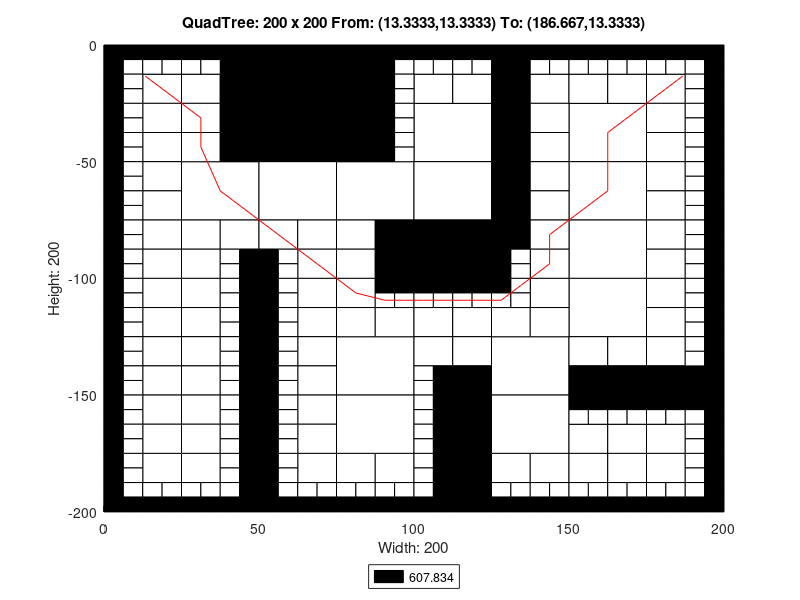

Write MATLAB code to recreate this figure.
axis([0 200 -200 0]);
title('QuadTree: 200 x 200 From: (13.3333,13.3333) To: (186.667,13.3333)');
xlabel('Width: 200');
ylabel('Height: 200');
rectangle('Position',[50 -25 25 25], 'FaceColor',[0 0 0]);
rectangle('Position',[50 -50 25 25], 'FaceColor',[0 0 0]);
rectangle('Position',[25 -75 25 25], 'FaceColor',[1 1 1]);
rectangle('Position',[50 -75 25 25], 'FaceColor',[1 1 1]);
rectangle('Position',[75 -75 25 25], 'FaceColor',[1 1 1]);
rectangle('Position',[100 -50 25 25], 'FaceColor',[1 1 1]);
rectangle('Position',[150 -50 25 25], 'FaceColor',[1 1 1]);
rectangle('Position',[100 -75 25 25], 'FaceColor',[1 1 1]);
rectangle('Position',[100 -100 25 25], 'FaceColor',[0 0 0]);
rectangle('Position',[150 -75 25 25], 'FaceColor',[1 1 1]);
rectangle('Position',[150 -100 25 25], 'FaceColor',[1 1 1]);
rectangle('Position',[75 -150 25 25], 'FaceColor',[1 1 1]);
rectangle('Position',[75 -175 25 25], 'FaceColor',[1 1 1]);
rectangle('Position',[125 -150 25 25], 'FaceColor',[1 1 1]);
rectangle('Position',[150 -125 25 25], 'FaceColor',[1 1 1]);
rectangle('Position',[125 -175 25 25], 'FaceColor',[1 1 1]);
rectangle('Position',[12.5 -25 12.5 12.5], 'FaceColor',[1 1 1]);
rectangle('Position',[37.5 -12.5 12.5 12.5], 'FaceColor',[0 0 0]);
rectangle('Position',[25 -25 12.5 12.5], 'FaceColor',[1 1 1]);
rectangle('Position',[37.5 -25 12.5 12.5], 'FaceColor',[0 0 0]);
rectangle('Position',[12.5 -37.5 12.5 12.5], 'FaceColor',[1 1 1]);
rectangle('Position',[12.5 -50 12.5 12.5], 'FaceColor',[1 1 1]);
rectangle('Position',[25 -37.5 12.5 12.5], 'FaceColor',[1 1 1]);
rectangle('Position',[37.5 -37.5 12.5 12.5], 'FaceColor',[0 0 0]);
rectangle('Position',[25 -50 12.5 12.5], 'FaceColor',[1 1 1]);
rectangle('Position',[37.5 -50 12.5 12.5], 'FaceColor',[0 0 0]);
rectangle('Position',[75 -12.5 12.5 12.5], 'FaceColor',[0 0 0]);
rectangle('Position',[75 -25 12.5 12.5], 'FaceColor',[0 0 0]);
rectangle('Position',[75 -37.5 12.5 12.5], 'FaceColor',[0 0 0]);
rectangle('Position',[75 -50 12.5 12.5], 'FaceColor',[0 0 0]);
rectangle('Position',[12.5 -62.5 12.5 12.5], 'FaceColor',[1 1 1]);
rectangle('Position',[12.5 -75 12.5 12.5], 'FaceColor',[1 1 1]);
rectangle('Position',[12.5 -87.5 12.5 12.5], 'FaceColor',[1 1 1]);
rectangle('Position',[12.5 -100 12.5 12.5], 'FaceColor',[1 1 1]);
rectangle('Position',[25 -87.5 12.5 12.5], 'FaceColor',[1 1 1]);
rectangle('Position',[37.5 -87.5 12.5 12.5], 'FaceColor',[1 1 1]);
rectangle('Position',[25 -100 12.5 12.5], 'FaceColor',[1 1 1]);
rectangle('Position',[50 -87.5 12.5 12.5], 'FaceColor',[1 1 1]);
rectangle('Position',[62.5 -87.5 12.5 12.5], 'FaceColor',[1 1 1]);
rectangle('Position',[62.5 -100 12.5 12.5], 'FaceColor',[1 1 1]);
rectangle('Position',[75 -87.5 12.5 12.5], 'FaceColor',[1 1 1]);
rectangle('Position',[87.5 -87.5 12.5 12.5], 'FaceColor',[0 0 0]);
rectangle('Position',[75 -100 12.5 12.5], 'FaceColor',[1 1 1]);
rectangle('Position',[87.5 -100 12.5 12.5], 'FaceColor',[0 0 0]);
rectangle('Position',[100 -25 12.5 12.5], 'FaceColor',[1 1 1]);
rectangle('Position',[112.5 -25 12.5 12.5], 'FaceColor',[1 1 1]);
rectangle('Position',[125 -12.5 12.5 12.5], 'FaceColor',[0 0 0]);
rectangle('Position',[125 -25 12.5 12.5], 'FaceColor',[0 0 0]);
rectangle('Position',[137.5 -25 12.5 12.5], 'FaceColor',[1 1 1]);
rectangle('Position',[125 -37.5 12.5 12.5], 'FaceColor',[0 0 0]);
rectangle('Position',[137.5 -37.5 12.5 12.5], 'FaceColor',[1 1 1]);
rectangle('Position',[125 -50 12.5 12.5], 'FaceColor',[0 0 0]);
rectangle('Position',[137.5 -50 12.5 12.5], 'FaceColor',[1 1 1]);
rectangle('Position',[150 -25 12.5 12.5], 'FaceColor',[1 1 1]);
rectangle('Position',[162.5 -25 12.5 12.5], 'FaceColor',[1 1 1]);
rectangle('Position',[175 -25 12.5 12.5], 'FaceColor',[1 1 1]);
rectangle('Position',[175 -37.5 12.5 12.5], 'FaceColor',[1 1 1]);
rectangle('Position',[175 -50 12.5 12.5], 'FaceColor',[1 1 1]);
rectangle('Position',[125 -62.5 12.5 12.5], 'FaceColor',[0 0 0]);
rectangle('Position',[137.5 -62.5 12.5 12.5], 'FaceColor',[1 1 1]);
rectangle('Position',[125 -75 12.5 12.5], 'FaceColor',[0 0 0]);
rectangle('Position',[137.5 -75 12.5 12.5], 'FaceColor',[1 1 1]);
rectangle('Position',[125 -87.5 12.5 12.5], 'FaceColor',[0 0 0]);
rectangle('Position',[137.5 -87.5 12.5 12.5], 'FaceColor',[1 1 1]);
rectangle('Position',[137.5 -100 12.5 12.5], 'FaceColor',[1 1 1]);
rectangle('Position',[175 -62.5 12.5 12.5], 'FaceColor',[1 1 1]);
rectangle('Position',[175 -75 12.5 12.5], 'FaceColor',[1 1 1]);
rectangle('Position',[175 -87.5 12.5 12.5], 'FaceColor',[1 1 1]);
rectangle('Position',[175 -100 12.5 12.5], 'FaceColor',[1 1 1]);
rectangle('Position',[12.5 -112.5 12.5 12.5], 'FaceColor',[1 1 1]);
rectangle('Position',[12.5 -125 12.5 12.5], 'FaceColor',[1 1 1]);
rectangle('Position',[25 -112.5 12.5 12.5], 'FaceColor',[1 1 1]);
rectangle('Position',[25 -125 12.5 12.5], 'FaceColor',[1 1 1]);
rectangle('Position',[12.5 -137.5 12.5 12.5], 'FaceColor',[1 1 1]);
rectangle('Position',[12.5 -150 12.5 12.5], 'FaceColor',[1 1 1]);
rectangle('Position',[25 -137.5 12.5 12.5], 'FaceColor',[1 1 1]);
rectangle('Position',[25 -150 12.5 12.5], 'FaceColor',[1 1 1]);
rectangle('Position',[62.5 -112.5 12.5 12.5], 'FaceColor',[1 1 1]);
rectangle('Position',[62.5 -125 12.5 12.5], 'FaceColor',[1 1 1]);
rectangle('Position',[75 -112.5 12.5 12.5], 'FaceColor',[1 1 1]);
rectangle('Position',[75 -125 12.5 12.5], 'FaceColor',[1 1 1]);
rectangle('Position',[87.5 -125 12.5 12.5], 'FaceColor',[1 1 1]);
rectangle('Position',[62.5 -137.5 12.5 12.5], 'FaceColor',[1 1 1]);
rectangle('Position',[62.5 -150 12.5 12.5], 'FaceColor',[1 1 1]);
rectangle('Position',[12.5 -162.5 12.5 12.5], 'FaceColor',[1 1 1]);
rectangle('Position',[12.5 -175 12.5 12.5], 'FaceColor',[1 1 1]);
rectangle('Position',[25 -162.5 12.5 12.5], 'FaceColor',[1 1 1]);
rectangle('Position',[25 -175 12.5 12.5], 'FaceColor',[1 1 1]);
rectangle('Position',[12.5 -187.5 12.5 12.5], 'FaceColor',[1 1 1]);
rectangle('Position',[25 -187.5 12.5 12.5], 'FaceColor',[1 1 1]);
rectangle('Position',[62.5 -162.5 12.5 12.5], 'FaceColor',[1 1 1]);
rectangle('Position',[62.5 -175 12.5 12.5], 'FaceColor',[1 1 1]);
rectangle('Position',[62.5 -187.5 12.5 12.5], 'FaceColor',[1 1 1]);
rectangle('Position',[75 -187.5 12.5 12.5], 'FaceColor',[1 1 1]);
rectangle('Position',[87.5 -187.5 12.5 12.5], 'FaceColor',[1 1 1]);
rectangle('Position',[100 -125 12.5 12.5], 'FaceColor',[1 1 1]);
rectangle('Position',[112.5 -125 12.5 12.5], 'FaceColor',[1 1 1]);
rectangle('Position',[137.5 -112.5 12.5 12.5], 'FaceColor',[1 1 1]);
rectangle('Position',[125 -125 12.5 12.5], 'FaceColor',[1 1 1]);
rectangle('Position',[137.5 -125 12.5 12.5], 'FaceColor',[1 1 1]);
rectangle('Position',[100 -137.5 12.5 12.5], 'FaceColor',[1 1 1]);
rectangle('Position',[112.5 -137.5 12.5 12.5], 'FaceColor',[1 1 1]);
rectangle('Position',[112.5 -150 12.5 12.5], 'FaceColor',[0 0 0]);
rectangle('Position',[175 -112.5 12.5 12.5], 'FaceColor',[1 1 1]);
rectangle('Position',[175 -125 12.5 12.5], 'FaceColor',[1 1 1]);
rectangle('Position',[150 -137.5 12.5 12.5], 'FaceColor',[1 1 1]);
rectangle('Position',[162.5 -137.5 12.5 12.5], 'FaceColor',[1 1 1]);
rectangle('Position',[150 -150 12.5 12.5], 'FaceColor',[0 0 0]);
rectangle('Position',[162.5 -150 12.5 12.5], 'FaceColor',[0 0 0]);
rectangle('Position',[175 -137.5 12.5 12.5], 'FaceColor',[1 1 1]);
rectangle('Position',[175 -150 12.5 12.5], 'FaceColor',[0 0 0]);
rectangle('Position',[187.5 -150 12.5 12.5], 'FaceColor',[0 0 0]);
rectangle('Position',[112.5 -162.5 12.5 12.5], 'FaceColor',[0 0 0]);
rectangle('Position',[112.5 -175 12.5 12.5], 'FaceColor',[0 0 0]);
rectangle('Position',[112.5 -187.5 12.5 12.5], 'FaceColor',[0 0 0]);
rectangle('Position',[112.5 -200 12.5 12.5], 'FaceColor',[0 0 0]);
rectangle('Position',[125 -187.5 12.5 12.5], 'FaceColor',[1 1 1]);
rectangle('Position',[137.5 -187.5 12.5 12.5], 'FaceColor',[1 1 1]);
rectangle('Position',[150 -175 12.5 12.5], 'FaceColor',[1 1 1]);
rectangle('Position',[162.5 -175 12.5 12.5], 'FaceColor',[1 1 1]);
rectangle('Position',[175 -175 12.5 12.5], 'FaceColor',[1 1 1]);
rectangle('Position',[150 -187.5 12.5 12.5], 'FaceColor',[1 1 1]);
rectangle('Position',[162.5 -187.5 12.5 12.5], 'FaceColor',[1 1 1]);
rectangle('Position',[175 -187.5 12.5 12.5], 'FaceColor',[1 1 1]);
rectangle('Position',[0 -6.25 6.25 6.25], 'FaceColor',[0 0 0]);
rectangle('Position',[6.25 -6.25 6.25 6.25], 'FaceColor',[0 0 0]);
rectangle('Position',[0 -12.5 6.25 6.25], 'FaceColor',[0 0 0]);
rectangle('Position',[6.25 -12.5 6.25 6.25], 'FaceColor',[1 1 1]);
rectangle('Position',[12.5 -6.25 6.25 6.25], 'FaceColor',[0 0 0]);
rectangle('Position',[18.75 -6.25 6.25 6.25], 'FaceColor',[0 0 0]);
rectangle('Position',[12.5 -12.5 6.25 6.25], 'FaceColor',[1 1 1]);
rectangle('Position',[18.75 -12.5 6.25 6.25], 'FaceColor',[1 1 1]);
rectangle('Position',[0 -18.75 6.25 6.25], 'FaceColor',[0 0 0]);
rectangle('Position',[6.25 -18.75 6.25 6.25], 'FaceColor',[1 1 1]);
rectangle('Position',[0 -25 6.25 6.25], 'FaceColor',[0 0 0]);
rectangle('Position',[6.25 -25 6.25 6.25], 'FaceColor',[1 1 1]);
rectangle('Position',[25 -6.25 6.25 6.25], 'FaceColor',[0 0 0]);
rectangle('Position',[31.25 -6.25 6.25 6.25], 'FaceColor',[0 0 0]);
rectangle('Position',[25 -12.5 6.25 6.25], 'FaceColor',[1 1 1]);
rectangle('Position',[31.25 -12.5 6.25 6.25], 'FaceColor',[1 1 1]);
rectangle('Position',[0 -31.25 6.25 6.25], 'FaceColor',[0 0 0]);
rectangle('Position',[6.25 -31.25 6.25 6.25], 'FaceColor',[1 1 1]);
rectangle('Position',[0 -37.5 6.25 6.25], 'FaceColor',[0 0 0]);
rectangle('Position',[6.25 -37.5 6.25 6.25], 'FaceColor',[1 1 1]);
rectangle('Position',[0 -43.75 6.25 6.25], 'FaceColor',[0 0 0]);
rectangle('Position',[6.25 -43.75 6.25 6.25], 'FaceColor',[1 1 1]);
rectangle('Position',[0 -50 6.25 6.25], 'FaceColor',[0 0 0]);
rectangle('Position',[6.25 -50 6.25 6.25], 'FaceColor',[1 1 1]);
rectangle('Position',[87.5 -6.25 6.25 6.25], 'FaceColor',[0 0 0]);
rectangle('Position',[93.75 -6.25 6.25 6.25], 'FaceColor',[0 0 0]);
rectangle('Position',[87.5 -12.5 6.25 6.25], 'FaceColor',[0 0 0]);
rectangle('Position',[93.75 -12.5 6.25 6.25], 'FaceColor',[1 1 1]);
rectangle('Position',[87.5 -18.75 6.25 6.25], 'FaceColor',[0 0 0]);
rectangle('Position',[93.75 -18.75 6.25 6.25], 'FaceColor',[1 1 1]);
rectangle('Position',[87.5 -25 6.25 6.25], 'FaceColor',[0 0 0]);
rectangle('Position',[93.75 -25 6.25 6.25], 'FaceColor',[1 1 1]);
rectangle('Position',[87.5 -31.25 6.25 6.25], 'FaceColor',[0 0 0]);
rectangle('Position',[93.75 -31.25 6.25 6.25], 'FaceColor',[1 1 1]);
rectangle('Position',[87.5 -37.5 6.25 6.25], 'FaceColor',[0 0 0]);
rectangle('Position',[93.75 -37.5 6.25 6.25], 'FaceColor',[1 1 1]);
rectangle('Position',[87.5 -43.75 6.25 6.25], 'FaceColor',[0 0 0]);
rectangle('Position',[93.75 -43.75 6.25 6.25], 'FaceColor',[1 1 1]);
rectangle('Position',[87.5 -50 6.25 6.25], 'FaceColor',[0 0 0]);
rectangle('Position',[93.75 -50 6.25 6.25], 'FaceColor',[1 1 1]);
rectangle('Position',[0 -56.25 6.25 6.25], 'FaceColor',[0 0 0]);
rectangle('Position',[6.25 -56.25 6.25 6.25], 'FaceColor',[1 1 1]);
rectangle('Position',[0 -62.5 6.25 6.25], 'FaceColor',[0 0 0]);
rectangle('Position',[6.25 -62.5 6.25 6.25], 'FaceColor',[1 1 1]);
rectangle('Position',[0 -68.75 6.25 6.25], 'FaceColor',[0 0 0]);
rectangle('Position',[6.25 -68.75 6.25 6.25], 'FaceColor',[1 1 1]);
rectangle('Position',[0 -75 6.25 6.25], 'FaceColor',[0 0 0]);
rectangle('Position',[6.25 -75 6.25 6.25], 'FaceColor',[1 1 1]);
rectangle('Position',[0 -81.25 6.25 6.25], 'FaceColor',[0 0 0]);
rectangle('Position',[6.25 -81.25 6.25 6.25], 'FaceColor',[1 1 1]);
rectangle('Position',[0 -87.5 6.25 6.25], 'FaceColor',[0 0 0]);
rectangle('Position',[6.25 -87.5 6.25 6.25], 'FaceColor',[1 1 1]);
rectangle('Position',[0 -93.75 6.25 6.25], 'FaceColor',[0 0 0]);
rectangle('Position',[6.25 -93.75 6.25 6.25], 'FaceColor',[1 1 1]);
rectangle('Position',[0 -100 6.25 6.25], 'FaceColor',[0 0 0]);
rectangle('Position',[6.25 -100 6.25 6.25], 'FaceColor',[1 1 1]);
rectangle('Position',[37.5 -93.75 6.25 6.25], 'FaceColor',[1 1 1]);
rectangle('Position',[43.75 -93.75 6.25 6.25], 'FaceColor',[0 0 0]);
rectangle('Position',[37.5 -100 6.25 6.25], 'FaceColor',[1 1 1]);
rectangle('Position',[43.75 -100 6.25 6.25], 'FaceColor',[0 0 0]);
rectangle('Position',[50 -93.75 6.25 6.25], 'FaceColor',[0 0 0]);
rectangle('Position',[56.25 -93.75 6.25 6.25], 'FaceColor',[1 1 1]);
rectangle('Position',[50 -100 6.25 6.25], 'FaceColor',[0 0 0]);
rectangle('Position',[56.25 -100 6.25 6.25], 'FaceColor',[1 1 1]);
rectangle('Position',[100 -6.25 6.25 6.25], 'FaceColor',[0 0 0]);
rectangle('Position',[106.25 -6.25 6.25 6.25], 'FaceColor',[0 0 0]);
rectangle('Position',[100 -12.5 6.25 6.25], 'FaceColor',[1 1 1]);
rectangle('Position',[106.25 -12.5 6.25 6.25], 'FaceColor',[1 1 1]);
rectangle('Position',[112.5 -6.25 6.25 6.25], 'FaceColor',[0 0 0]);
rectangle('Position',[118.75 -6.25 6.25 6.25], 'FaceColor',[0 0 0]);
rectangle('Position',[112.5 -12.5 6.25 6.25], 'FaceColor',[1 1 1]);
rectangle('Position',[118.75 -12.5 6.25 6.25], 'FaceColor',[1 1 1]);
rectangle('Position',[137.5 -6.25 6.25 6.25], 'FaceColor',[0 0 0]);
rectangle('Position',[143.75 -6.25 6.25 6.25], 'FaceColor',[0 0 0]);
rectangle('Position',[137.5 -12.5 6.25 6.25], 'FaceColor',[1 1 1]);
rectangle('Position',[143.75 -12.5 6.25 6.25], 'FaceColor',[1 1 1]);
rectangle('Position',[150 -6.25 6.25 6.25], 'FaceColor',[0 0 0]);
rectangle('Position',[156.25 -6.25 6.25 6.25], 'FaceColor',[0 0 0]);
rectangle('Position',[150 -12.5 6.25 6.25], 'FaceColor',[1 1 1]);
rectangle('Position',[156.25 -12.5 6.25 6.25], 'FaceColor',[1 1 1]);
rectangle('Position',[162.5 -6.25 6.25 6.25], 'FaceColor',[0 0 0]);
rectangle('Position',[168.75 -6.25 6.25 6.25], 'FaceColor',[0 0 0]);
rectangle('Position',[162.5 -12.5 6.25 6.25], 'FaceColor',[1 1 1]);
rectangle('Position',[168.75 -12.5 6.25 6.25], 'FaceColor',[1 1 1]);
rectangle('Position',[175 -6.25 6.25 6.25], 'FaceColor',[0 0 0]);
rectangle('Position',[181.25 -6.25 6.25 6.25], 'FaceColor',[0 0 0]);
rectangle('Position',[175 -12.5 6.25 6.25], 'FaceColor',[1 1 1]);
rectangle('Position',[181.25 -12.5 6.25 6.25], 'FaceColor',[1 1 1]);
rectangle('Position',[187.5 -6.25 6.25 6.25], 'FaceColor',[0 0 0]);
rectangle('Position',[193.75 -6.25 6.25 6.25], 'FaceColor',[0 0 0]);
rectangle('Position',[187.5 -12.5 6.25 6.25], 'FaceColor',[1 1 1]);
rectangle('Position',[193.75 -12.5 6.25 6.25], 'FaceColor',[0 0 0]);
rectangle('Position',[187.5 -18.75 6.25 6.25], 'FaceColor',[1 1 1]);
rectangle('Position',[193.75 -18.75 6.25 6.25], 'FaceColor',[0 0 0]);
rectangle('Position',[187.5 -25 6.25 6.25], 'FaceColor',[1 1 1]);
rectangle('Position',[193.75 -25 6.25 6.25], 'FaceColor',[0 0 0]);
rectangle('Position',[187.5 -31.25 6.25 6.25], 'FaceColor',[1 1 1]);
rectangle('Position',[193.75 -31.25 6.25 6.25], 'FaceColor',[0 0 0]);
rectangle('Position',[187.5 -37.5 6.25 6.25], 'FaceColor',[1 1 1]);
rectangle('Position',[193.75 -37.5 6.25 6.25], 'FaceColor',[0 0 0]);
rectangle('Position',[187.5 -43.75 6.25 6.25], 'FaceColor',[1 1 1]);
rectangle('Position',[193.75 -43.75 6.25 6.25], 'FaceColor',[0 0 0]);
rectangle('Position',[187.5 -50 6.25 6.25], 'FaceColor',[1 1 1]);
rectangle('Position',[193.75 -50 6.25 6.25], 'FaceColor',[0 0 0]);
rectangle('Position',[125 -93.75 6.25 6.25], 'FaceColor',[0 0 0]);
rectangle('Position',[131.25 -93.75 6.25 6.25], 'FaceColor',[1 1 1]);
rectangle('Position',[125 -100 6.25 6.25], 'FaceColor',[0 0 0]);
rectangle('Position',[131.25 -100 6.25 6.25], 'FaceColor',[1 1 1]);
rectangle('Position',[187.5 -56.25 6.25 6.25], 'FaceColor',[1 1 1]);
rectangle('Position',[193.75 -56.25 6.25 6.25], 'FaceColor',[0 0 0]);
rectangle('Position',[187.5 -62.5 6.25 6.25], 'FaceColor',[1 1 1]);
rectangle('Position',[193.75 -62.5 6.25 6.25], 'FaceColor',[0 0 0]);
rectangle('Position',[187.5 -68.75 6.25 6.25], 'FaceColor',[1 1 1]);
rectangle('Position',[193.75 -68.75 6.25 6.25], 'FaceColor',[0 0 0]);
rectangle('Position',[187.5 -75 6.25 6.25], 'FaceColor',[1 1 1]);
rectangle('Position',[193.75 -75 6.25 6.25], 'FaceColor',[0 0 0]);
rectangle('Position',[187.5 -81.25 6.25 6.25], 'FaceColor',[1 1 1]);
rectangle('Position',[193.75 -81.25 6.25 6.25], 'FaceColor',[0 0 0]);
rectangle('Position',[187.5 -87.5 6.25 6.25], 'FaceColor',[1 1 1]);
rectangle('Position',[193.75 -87.5 6.25 6.25], 'FaceColor',[0 0 0]);
rectangle('Position',[187.5 -93.75 6.25 6.25], 'FaceColor',[1 1 1]);
rectangle('Position',[193.75 -93.75 6.25 6.25], 'FaceColor',[0 0 0]);
rectangle('Position',[187.5 -100 6.25 6.25], 'FaceColor',[1 1 1]);
rectangle('Position',[193.75 -100 6.25 6.25], 'FaceColor',[0 0 0]);
rectangle('Position',[0 -106.25 6.25 6.25], 'FaceColor',[0 0 0]);
rectangle('Position',[6.25 -106.25 6.25 6.25], 'FaceColor',[1 1 1]);
rectangle('Position',[0 -112.5 6.25 6.25], 'FaceColor',[0 0 0]);
rectangle('Position',[6.25 -112.5 6.25 6.25], 'FaceColor',[1 1 1]);
rectangle('Position',[0 -118.75 6.25 6.25], 'FaceColor',[0 0 0]);
rectangle('Position',[6.25 -118.75 6.25 6.25], 'FaceColor',[1 1 1]);
rectangle('Position',[0 -125 6.25 6.25], 'FaceColor',[0 0 0]);
rectangle('Position',[6.25 -125 6.25 6.25], 'FaceColor',[1 1 1]);
rectangle('Position',[37.5 -106.25 6.25 6.25], 'FaceColor',[1 1 1]);
rectangle('Position',[43.75 -106.25 6.25 6.25], 'FaceColor',[0 0 0]);
rectangle('Position',[37.5 -112.5 6.25 6.25], 'FaceColor',[1 1 1]);
rectangle('Position',[43.75 -112.5 6.25 6.25], 'FaceColor',[0 0 0]);
rectangle('Position',[37.5 -118.75 6.25 6.25], 'FaceColor',[1 1 1]);
rectangle('Position',[43.75 -118.75 6.25 6.25], 'FaceColor',[0 0 0]);
rectangle('Position',[37.5 -125 6.25 6.25], 'FaceColor',[1 1 1]);
rectangle('Position',[43.75 -125 6.25 6.25], 'FaceColor',[0 0 0]);
rectangle('Position',[0 -131.25 6.25 6.25], 'FaceColor',[0 0 0]);
rectangle('Position',[6.25 -131.25 6.25 6.25], 'FaceColor',[1 1 1]);
rectangle('Position',[0 -137.5 6.25 6.25], 'FaceColor',[0 0 0]);
rectangle('Position',[6.25 -137.5 6.25 6.25], 'FaceColor',[1 1 1]);
rectangle('Position',[0 -143.75 6.25 6.25], 'FaceColor',[0 0 0]);
rectangle('Position',[6.25 -143.75 6.25 6.25], 'FaceColor',[1 1 1]);
rectangle('Position',[0 -150 6.25 6.25], 'FaceColor',[0 0 0]);
rectangle('Position',[6.25 -150 6.25 6.25], 'FaceColor',[1 1 1]);
rectangle('Position',[37.5 -131.25 6.25 6.25], 'FaceColor',[1 1 1]);
rectangle('Position',[43.75 -131.25 6.25 6.25], 'FaceColor',[0 0 0]);
rectangle('Position',[37.5 -137.5 6.25 6.25], 'FaceColor',[1 1 1]);
rectangle('Position',[43.75 -137.5 6.25 6.25], 'FaceColor',[0 0 0]);
rectangle('Position',[37.5 -143.75 6.25 6.25], 'FaceColor',[1 1 1]);
rectangle('Position',[43.75 -143.75 6.25 6.25], 'FaceColor',[0 0 0]);
rectangle('Position',[37.5 -150 6.25 6.25], 'FaceColor',[1 1 1]);
rectangle('Position',[43.75 -150 6.25 6.25], 'FaceColor',[0 0 0]);
rectangle('Position',[50 -106.25 6.25 6.25], 'FaceColor',[0 0 0]);
rectangle('Position',[56.25 -106.25 6.25 6.25], 'FaceColor',[1 1 1]);
rectangle('Position',[50 -112.5 6.25 6.25], 'FaceColor',[0 0 0]);
rectangle('Position',[56.25 -112.5 6.25 6.25], 'FaceColor',[1 1 1]);
rectangle('Position',[50 -118.75 6.25 6.25], 'FaceColor',[0 0 0]);
rectangle('Position',[56.25 -118.75 6.25 6.25], 'FaceColor',[1 1 1]);
rectangle('Position',[50 -125 6.25 6.25], 'FaceColor',[0 0 0]);
rectangle('Position',[56.25 -125 6.25 6.25], 'FaceColor',[1 1 1]);
rectangle('Position',[87.5 -106.25 6.25 6.25], 'FaceColor',[0 0 0]);
rectangle('Position',[93.75 -106.25 6.25 6.25], 'FaceColor',[0 0 0]);
rectangle('Position',[87.5 -112.5 6.25 6.25], 'FaceColor',[1 1 1]);
rectangle('Position',[93.75 -112.5 6.25 6.25], 'FaceColor',[1 1 1]);
rectangle('Position',[50 -131.25 6.25 6.25], 'FaceColor',[0 0 0]);
rectangle('Position',[56.25 -131.25 6.25 6.25], 'FaceColor',[1 1 1]);
rectangle('Position',[50 -137.5 6.25 6.25], 'FaceColor',[0 0 0]);
rectangle('Position',[56.25 -137.5 6.25 6.25], 'FaceColor',[1 1 1]);
rectangle('Position',[50 -143.75 6.25 6.25], 'FaceColor',[0 0 0]);
rectangle('Position',[56.25 -143.75 6.25 6.25], 'FaceColor',[1 1 1]);
rectangle('Position',[50 -150 6.25 6.25], 'FaceColor',[0 0 0]);
rectangle('Position',[56.25 -150 6.25 6.25], 'FaceColor',[1 1 1]);
rectangle('Position',[0 -156.25 6.25 6.25], 'FaceColor',[0 0 0]);
rectangle('Position',[6.25 -156.25 6.25 6.25], 'FaceColor',[1 1 1]);
rectangle('Position',[0 -162.5 6.25 6.25], 'FaceColor',[0 0 0]);
rectangle('Position',[6.25 -162.5 6.25 6.25], 'FaceColor',[1 1 1]);
rectangle('Position',[0 -168.75 6.25 6.25], 'FaceColor',[0 0 0]);
rectangle('Position',[6.25 -168.75 6.25 6.25], 'FaceColor',[1 1 1]);
rectangle('Position',[0 -175 6.25 6.25], 'FaceColor',[0 0 0]);
rectangle('Position',[6.25 -175 6.25 6.25], 'FaceColor',[1 1 1]);
rectangle('Position',[37.5 -156.25 6.25 6.25], 'FaceColor',[1 1 1]);
rectangle('Position',[43.75 -156.25 6.25 6.25], 'FaceColor',[0 0 0]);
rectangle('Position',[37.5 -162.5 6.25 6.25], 'FaceColor',[1 1 1]);
rectangle('Position',[43.75 -162.5 6.25 6.25], 'FaceColor',[0 0 0]);
rectangle('Position',[37.5 -168.75 6.25 6.25], 'FaceColor',[1 1 1]);
rectangle('Position',[43.75 -168.75 6.25 6.25], 'FaceColor',[0 0 0]);
rectangle('Position',[37.5 -175 6.25 6.25], 'FaceColor',[1 1 1]);
rectangle('Position',[43.75 -175 6.25 6.25], 'FaceColor',[0 0 0]);
rectangle('Position',[0 -181.25 6.25 6.25], 'FaceColor',[0 0 0]);
rectangle('Position',[6.25 -181.25 6.25 6.25], 'FaceColor',[1 1 1]);
rectangle('Position',[0 -187.5 6.25 6.25], 'FaceColor',[0 0 0]);
rectangle('Position',[6.25 -187.5 6.25 6.25], 'FaceColor',[1 1 1]);
rectangle('Position',[0 -193.75 6.25 6.25], 'FaceColor',[0 0 0]);
rectangle('Position',[6.25 -193.75 6.25 6.25], 'FaceColor',[1 1 1]);
rectangle('Position',[0 -200 6.25 6.25], 'FaceColor',[0 0 0]);
rectangle('Position',[6.25 -200 6.25 6.25], 'FaceColor',[0 0 0]);
rectangle('Position',[12.5 -193.75 6.25 6.25], 'FaceColor',[1 1 1]);
rectangle('Position',[18.75 -193.75 6.25 6.25], 'FaceColor',[1 1 1]);
rectangle('Position',[12.5 -200 6.25 6.25], 'FaceColor',[0 0 0]);
rectangle('Position',[18.75 -200 6.25 6.25], 'FaceColor',[0 0 0]);
rectangle('Position',[37.5 -181.25 6.25 6.25], 'FaceColor',[1 1 1]);
rectangle('Position',[43.75 -181.25 6.25 6.25], 'FaceColor',[0 0 0]);
rectangle('Position',[37.5 -187.5 6.25 6.25], 'FaceColor',[1 1 1]);
rectangle('Position',[43.75 -187.5 6.25 6.25], 'FaceColor',[0 0 0]);
rectangle('Position',[25 -193.75 6.25 6.25], 'FaceColor',[1 1 1]);
rectangle('Position',[31.25 -193.75 6.25 6.25], 'FaceColor',[1 1 1]);
rectangle('Position',[25 -200 6.25 6.25], 'FaceColor',[0 0 0]);
rectangle('Position',[31.25 -200 6.25 6.25], 'FaceColor',[0 0 0]);
rectangle('Position',[37.5 -193.75 6.25 6.25], 'FaceColor',[1 1 1]);
rectangle('Position',[43.75 -193.75 6.25 6.25], 'FaceColor',[0 0 0]);
rectangle('Position',[37.5 -200 6.25 6.25], 'FaceColor',[0 0 0]);
rectangle('Position',[43.75 -200 6.25 6.25], 'FaceColor',[0 0 0]);
rectangle('Position',[50 -156.25 6.25 6.25], 'FaceColor',[0 0 0]);
rectangle('Position',[56.25 -156.25 6.25 6.25], 'FaceColor',[1 1 1]);
rectangle('Position',[50 -162.5 6.25 6.25], 'FaceColor',[0 0 0]);
rectangle('Position',[56.25 -162.5 6.25 6.25], 'FaceColor',[1 1 1]);
rectangle('Position',[50 -168.75 6.25 6.25], 'FaceColor',[0 0 0]);
rectangle('Position',[56.25 -168.75 6.25 6.25], 'FaceColor',[1 1 1]);
rectangle('Position',[50 -175 6.25 6.25], 'FaceColor',[0 0 0]);
rectangle('Position',[56.25 -175 6.25 6.25], 'FaceColor',[1 1 1]);
rectangle('Position',[50 -181.25 6.25 6.25], 'FaceColor',[0 0 0]);
rectangle('Position',[56.25 -181.25 6.25 6.25], 'FaceColor',[1 1 1]);
rectangle('Position',[50 -187.5 6.25 6.25], 'FaceColor',[0 0 0]);
rectangle('Position',[56.25 -187.5 6.25 6.25], 'FaceColor',[1 1 1]);
rectangle('Position',[50 -193.75 6.25 6.25], 'FaceColor',[0 0 0]);
rectangle('Position',[56.25 -193.75 6.25 6.25], 'FaceColor',[1 1 1]);
rectangle('Position',[50 -200 6.25 6.25], 'FaceColor',[0 0 0]);
rectangle('Position',[56.25 -200 6.25 6.25], 'FaceColor',[0 0 0]);
rectangle('Position',[62.5 -193.75 6.25 6.25], 'FaceColor',[1 1 1]);
rectangle('Position',[68.75 -193.75 6.25 6.25], 'FaceColor',[1 1 1]);
rectangle('Position',[62.5 -200 6.25 6.25], 'FaceColor',[0 0 0]);
rectangle('Position',[68.75 -200 6.25 6.25], 'FaceColor',[0 0 0]);
rectangle('Position',[75 -193.75 6.25 6.25], 'FaceColor',[1 1 1]);
rectangle('Position',[81.25 -193.75 6.25 6.25], 'FaceColor',[1 1 1]);
rectangle('Position',[75 -200 6.25 6.25], 'FaceColor',[0 0 0]);
rectangle('Position',[81.25 -200 6.25 6.25], 'FaceColor',[0 0 0]);
rectangle('Position',[87.5 -193.75 6.25 6.25], 'FaceColor',[1 1 1]);
rectangle('Position',[93.75 -193.75 6.25 6.25], 'FaceColor',[1 1 1]);
rectangle('Position',[87.5 -200 6.25 6.25], 'FaceColor',[0 0 0]);
rectangle('Position',[93.75 -200 6.25 6.25], 'FaceColor',[0 0 0]);
rectangle('Position',[100 -106.25 6.25 6.25], 'FaceColor',[0 0 0]);
rectangle('Position',[106.25 -106.25 6.25 6.25], 'FaceColor',[0 0 0]);
rectangle('Position',[100 -112.5 6.25 6.25], 'FaceColor',[1 1 1]);
rectangle('Position',[106.25 -112.5 6.25 6.25], 'FaceColor',[1 1 1]);
rectangle('Position',[112.5 -106.25 6.25 6.25], 'FaceColor',[0 0 0]);
rectangle('Position',[118.75 -106.25 6.25 6.25], 'FaceColor',[0 0 0]);
rectangle('Position',[112.5 -112.5 6.25 6.25], 'FaceColor',[1 1 1]);
rectangle('Position',[118.75 -112.5 6.25 6.25], 'FaceColor',[1 1 1]);
rectangle('Position',[125 -106.25 6.25 6.25], 'FaceColor',[0 0 0]);
rectangle('Position',[131.25 -106.25 6.25 6.25], 'FaceColor',[1 1 1]);
rectangle('Position',[125 -112.5 6.25 6.25], 'FaceColor',[1 1 1]);
rectangle('Position',[131.25 -112.5 6.25 6.25], 'FaceColor',[1 1 1]);
rectangle('Position',[100 -143.75 6.25 6.25], 'FaceColor',[1 1 1]);
rectangle('Position',[106.25 -143.75 6.25 6.25], 'FaceColor',[0 0 0]);
rectangle('Position',[100 -150 6.25 6.25], 'FaceColor',[1 1 1]);
rectangle('Position',[106.25 -150 6.25 6.25], 'FaceColor',[0 0 0]);
rectangle('Position',[187.5 -106.25 6.25 6.25], 'FaceColor',[1 1 1]);
rectangle('Position',[193.75 -106.25 6.25 6.25], 'FaceColor',[0 0 0]);
rectangle('Position',[187.5 -112.5 6.25 6.25], 'FaceColor',[1 1 1]);
rectangle('Position',[193.75 -112.5 6.25 6.25], 'FaceColor',[0 0 0]);
rectangle('Position',[187.5 -118.75 6.25 6.25], 'FaceColor',[1 1 1]);
rectangle('Position',[193.75 -118.75 6.25 6.25], 'FaceColor',[0 0 0]);
rectangle('Position',[187.5 -125 6.25 6.25], 'FaceColor',[1 1 1]);
rectangle('Position',[193.75 -125 6.25 6.25], 'FaceColor',[0 0 0]);
rectangle('Position',[187.5 -131.25 6.25 6.25], 'FaceColor',[1 1 1]);
rectangle('Position',[193.75 -131.25 6.25 6.25], 'FaceColor',[0 0 0]);
rectangle('Position',[187.5 -137.5 6.25 6.25], 'FaceColor',[1 1 1]);
rectangle('Position',[193.75 -137.5 6.25 6.25], 'FaceColor',[0 0 0]);
rectangle('Position',[100 -156.25 6.25 6.25], 'FaceColor',[1 1 1]);
rectangle('Position',[106.25 -156.25 6.25 6.25], 'FaceColor',[0 0 0]);
rectangle('Position',[100 -162.5 6.25 6.25], 'FaceColor',[1 1 1]);
rectangle('Position',[106.25 -162.5 6.25 6.25], 'FaceColor',[0 0 0]);
rectangle('Position',[100 -168.75 6.25 6.25], 'FaceColor',[1 1 1]);
rectangle('Position',[106.25 -168.75 6.25 6.25], 'FaceColor',[0 0 0]);
rectangle('Position',[100 -175 6.25 6.25], 'FaceColor',[1 1 1]);
rectangle('Position',[106.25 -175 6.25 6.25], 'FaceColor',[0 0 0]);
rectangle('Position',[100 -181.25 6.25 6.25], 'FaceColor',[1 1 1]);
rectangle('Position',[106.25 -181.25 6.25 6.25], 'FaceColor',[0 0 0]);
rectangle('Position',[100 -187.5 6.25 6.25], 'FaceColor',[1 1 1]);
rectangle('Position',[106.25 -187.5 6.25 6.25], 'FaceColor',[0 0 0]);
rectangle('Position',[100 -193.75 6.25 6.25], 'FaceColor',[1 1 1]);
rectangle('Position',[106.25 -193.75 6.25 6.25], 'FaceColor',[0 0 0]);
rectangle('Position',[100 -200 6.25 6.25], 'FaceColor',[0 0 0]);
rectangle('Position',[106.25 -200 6.25 6.25], 'FaceColor',[0 0 0]);
rectangle('Position',[125 -193.75 6.25 6.25], 'FaceColor',[1 1 1]);
rectangle('Position',[131.25 -193.75 6.25 6.25], 'FaceColor',[1 1 1]);
rectangle('Position',[125 -200 6.25 6.25], 'FaceColor',[0 0 0]);
rectangle('Position',[131.25 -200 6.25 6.25], 'FaceColor',[0 0 0]);
rectangle('Position',[137.5 -193.75 6.25 6.25], 'FaceColor',[1 1 1]);
rectangle('Position',[143.75 -193.75 6.25 6.25], 'FaceColor',[1 1 1]);
rectangle('Position',[137.5 -200 6.25 6.25], 'FaceColor',[0 0 0]);
rectangle('Position',[143.75 -200 6.25 6.25], 'FaceColor',[0 0 0]);
rectangle('Position',[150 -156.25 6.25 6.25], 'FaceColor',[0 0 0]);
rectangle('Position',[156.25 -156.25 6.25 6.25], 'FaceColor',[0 0 0]);
rectangle('Position',[150 -162.5 6.25 6.25], 'FaceColor',[1 1 1]);
rectangle('Position',[156.25 -162.5 6.25 6.25], 'FaceColor',[1 1 1]);
rectangle('Position',[162.5 -156.25 6.25 6.25], 'FaceColor',[0 0 0]);
rectangle('Position',[168.75 -156.25 6.25 6.25], 'FaceColor',[0 0 0]);
rectangle('Position',[162.5 -162.5 6.25 6.25], 'FaceColor',[1 1 1]);
rectangle('Position',[168.75 -162.5 6.25 6.25], 'FaceColor',[1 1 1]);
rectangle('Position',[175 -156.25 6.25 6.25], 'FaceColor',[0 0 0]);
rectangle('Position',[181.25 -156.25 6.25 6.25], 'FaceColor',[0 0 0]);
rectangle('Position',[175 -162.5 6.25 6.25], 'FaceColor',[1 1 1]);
rectangle('Position',[181.25 -162.5 6.25 6.25], 'FaceColor',[1 1 1]);
rectangle('Position',[187.5 -156.25 6.25 6.25], 'FaceColor',[0 0 0]);
rectangle('Position',[193.75 -156.25 6.25 6.25], 'FaceColor',[0 0 0]);
rectangle('Position',[187.5 -162.5 6.25 6.25], 'FaceColor',[1 1 1]);
rectangle('Position',[193.75 -162.5 6.25 6.25], 'FaceColor',[0 0 0]);
rectangle('Position',[187.5 -168.75 6.25 6.25], 'FaceColor',[1 1 1]);
rectangle('Position',[193.75 -168.75 6.25 6.25], 'FaceColor',[0 0 0]);
rectangle('Position',[187.5 -175 6.25 6.25], 'FaceColor',[1 1 1]);
rectangle('Position',[193.75 -175 6.25 6.25], 'FaceColor',[0 0 0]);
rectangle('Position',[150 -193.75 6.25 6.25], 'FaceColor',[1 1 1]);
rectangle('Position',[156.25 -193.75 6.25 6.25], 'FaceColor',[1 1 1]);
rectangle('Position',[150 -200 6.25 6.25], 'FaceColor',[0 0 0]);
rectangle('Position',[156.25 -200 6.25 6.25], 'FaceColor',[0 0 0]);
rectangle('Position',[162.5 -193.75 6.25 6.25], 'FaceColor',[1 1 1]);
rectangle('Position',[168.75 -193.75 6.25 6.25], 'FaceColor',[1 1 1]);
rectangle('Position',[162.5 -200 6.25 6.25], 'FaceColor',[0 0 0]);
rectangle('Position',[168.75 -200 6.25 6.25], 'FaceColor',[0 0 0]);
rectangle('Position',[187.5 -181.25 6.25 6.25], 'FaceColor',[1 1 1]);
rectangle('Position',[193.75 -181.25 6.25 6.25], 'FaceColor',[0 0 0]);
rectangle('Position',[187.5 -187.5 6.25 6.25], 'FaceColor',[1 1 1]);
rectangle('Position',[193.75 -187.5 6.25 6.25], 'FaceColor',[0 0 0]);
rectangle('Position',[175 -193.75 6.25 6.25], 'FaceColor',[1 1 1]);
rectangle('Position',[181.25 -193.75 6.25 6.25], 'FaceColor',[1 1 1]);
rectangle('Position',[175 -200 6.25 6.25], 'FaceColor',[0 0 0]);
rectangle('Position',[181.25 -200 6.25 6.25], 'FaceColor',[0 0 0]);
rectangle('Position',[187.5 -193.75 6.25 6.25], 'FaceColor',[1 1 1]);
rectangle('Position',[193.75 -193.75 6.25 6.25], 'FaceColor',[0 0 0]);
rectangle('Position',[187.5 -200 6.25 6.25], 'FaceColor',[0 0 0]);
rectangle('Position',[193.75 -200 6.25 6.25], 'FaceColor',[0 0 0]);
X=[186.667,181.25,162.5,162.5,143.75,143.75,134.375,128.125,121.875,115.625,109.375,103.125,96.875,90.625,81.25,68.75,56.25,37.5,31.25,31.25,18.75,13.3333];
Y=[-13.3333,-18.75,-37.5,-62.5,-81.25,-93.75,-103.125,-109.375,-109.375,-109.375,-109.375,-109.375,-109.375,-109.375,-106.25,-93.75,-81.25,-62.5,-43.75,-31.25,-18.75,-13.3333];
hold on;
plot(X,Y,'r');
legend('607.834','Location','southoutside');
